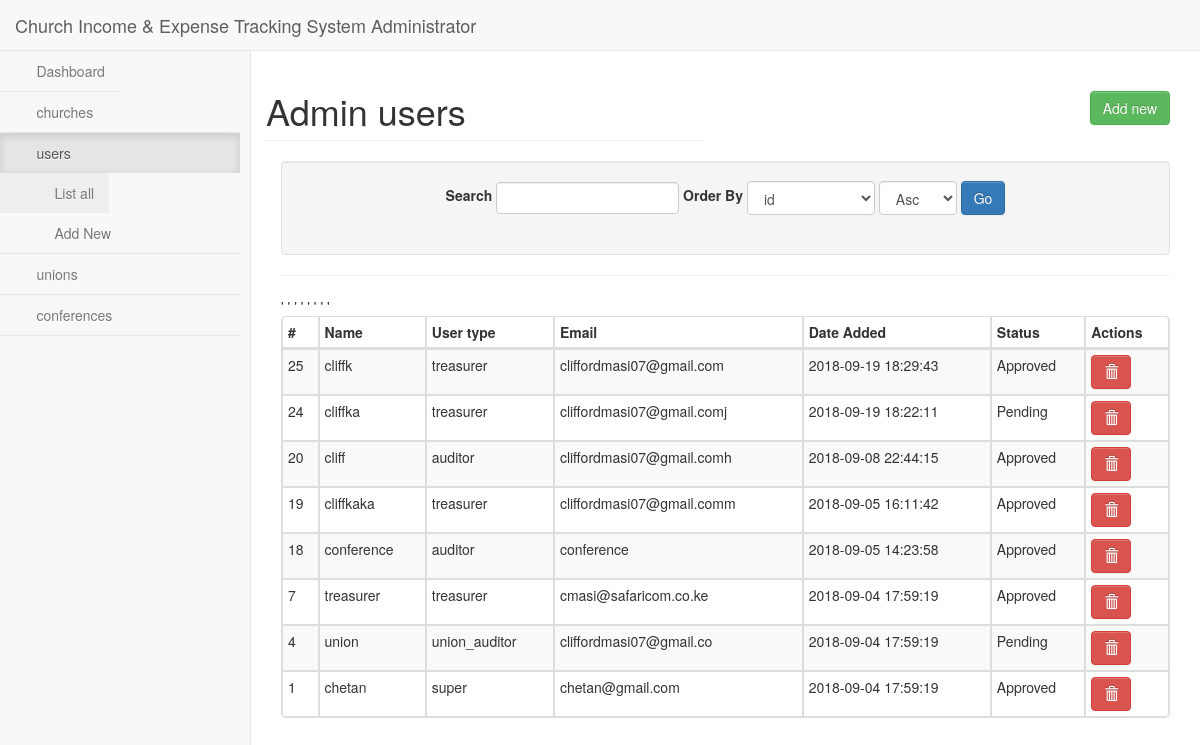
The page /coreadmin/admin_users.php (signed in) on the database its author committed.
### tables this page shows
CREATE TABLE `users` (
  `id` int(25) NOT NULL AUTO_INCREMENT,
  `user_name` varchar(20) NOT NULL,
  `passwd` varchar(50) NOT NULL,
  `user_type` varchar(20) NOT NULL,
  `email` varchar(100) NOT NULL,
  `status` enum('Approved','Pending') NOT NULL DEFAULT 'Pending',
  `date_created` timestamp NOT NULL DEFAULT CURRENT_TIMESTAMP,
  PRIMARY KEY (`id`),
  UNIQUE KEY `user_name` (`user_name`),
  UNIQUE KEY `email` (`email`)
);

### coreadmin/lib/MysqliDb.php (called while the page is built, shortened)
<?php
class MysqliDb
{
    public static $prefix = '';
    protected $_mysqli;
    protected $_query;
    protected $_queryOptions = array();
    protected $_orderBy = array();
    protected $_groupBy = array();
    protected $host;
    protected $username;
    protected $password;
    protected $db;
    protected $port;
    protected $charset;
    public $returnType = 'array';
    protected $_nestJoin = false;
    private $_tableName = '';
    protected $_mapKey = null;
    public $pageLimit = 20;
    public function __construct($host = null, $username = null, $password = null, $db = null, $port = null, $charset = 'utf8')
    {
        $isSubQuery = false;
        if (is_object($host)) {
            $this->_mysqli = $host;
        } else {
            $this->host = $host;
        }
        $this->username = $username;
        $this->password = $password;
        $this->db = $db;
        $this->port = $port;
        $this->charset = $charset;
    }
    public function connect()
    {
        $this->_mysqli = new mysqli($this->host, $this->username, $this->password, $this->db, $this->port);
        if ($this->charset) {
            $this->_mysqli->set_charset($this->charset);
        }
    }
    public function mysqli()
    {
        return $this->_mysqli;
    }
    protected function reset()
    {
        $this->_orderBy = array();
        $this->_groupBy = array();
        $this->_query = null;
        $this->_queryOptions = array();
        $this->returnType = 'array';
        $this->_nestJoin = false;
        $this->_tableName = '';
        $this->_mapKey = null;
    }
    public function arrayBuilder()
    {
        $this->returnType = 'array';
        return $this;
    }
    public function setQueryOption($options)
    {
        $allowedOptions = Array('ALL', 'DISTINCT', 'DISTINCTROW', 'HIGH_PRIORITY', 'STRAIGHT_JOIN', 'SQL_SMALL_RESULT',
            'SQL_BIG_RESULT', 'SQL_BUFFER_RESULT', 'SQL_CACHE', 'SQL_NO_CACHE', 'SQL_CALC_FOUND_ROWS',
            'LOW_PRIORITY', 'IGNORE', 'QUICK', 'MYSQLI_NESTJOIN', 'FOR UPDATE', 'LOCK IN SHARE MODE');
        if (!is_array($options)) {
            $options = Array($options);
        }
        foreach ($options as $option) {
            $option = strtoupper($option);
            if ($option == 'MYSQLI_NESTJOIN') {
                $this->_nestJoin = true;
            } elseif ($option == 'FOR UPDATE') {
                $this->_forUpdate = true;
            } elseif ($option == 'LOCK IN SHARE MODE') {
                $this->_lockInShareMode = true;
            } else {
                $this->_queryOptions[] = $option;
            }
        }
        return $this;
    }
    public function withTotalCount()
    {
        return $this;
    }
    public function get($tableName, $numRows = null, $columns = '*')
    {
        $column = is_array($columns) ? implode(', ', $columns) : $columns;
        if (strpos($tableName, '.') === false) {
            $this->_tableName = self::$prefix . $tableName;
        } else {
            $this->_tableName = $tableName;
        }
        $this->_query = 'SELECT ' . implode(' ', $this->_queryOptions) . ' ' .
            $column . " FROM " . $this->_tableName;
        $stmt = $this->_buildQuery($numRows);
        $stmt->execute();
        $res = $this->_dynamicBindResults($stmt);
        return $res;
    }
    public function orderBy($orderByField, $orderbyDirection = "DESC", $customFields = null)
    {
        $orderbyDirection = strtoupper(trim($orderbyDirection));
        $orderByField = preg_replace("/[^-a-z0-9\.\(\),_`\*\'\"]+/i", '', $orderByField);
        $orderByField = preg_replace('/(\`)([`a-zA-Z0-9_]*\.)/', '\1' . self::$prefix . '\2', $orderByField);
        $this->_orderBy[$orderByField] = $orderbyDirection;
        return $this;
    }
    protected function _buildQuery($numRows = null, $tableData = null)
    {
        $stmt = $this->_prepareQuery();
        return $stmt;
    }
    protected function _dynamicBindResults(mysqli_stmt $stmt)
    {
        $parameters = array();
        $results = array();
        $mysqlLongType = 252;
        $shouldStoreResult = false;
        $meta = $stmt->result_metadata();
        $row = array();
        while ($field = $meta->fetch_field()) {
            if ($this->_nestJoin && $field->table != $this->_tableName) {
                $field->table = substr($field->table, strlen(self::$prefix));
                $row[$field->table][$field->name] = null;
                $parameters[] = & $row[$field->table][$field->name];
            } else {
                $row[$field->name] = null;
                $parameters[] = & $row[$field->name];
            }
        }
        call_user_func_array(array($stmt, 'bind_result'), $parameters);
        while ($stmt->fetch()) {
            if ($this->returnType == 'object') {
                $result = new stdClass ();
                foreach ($row as $key => $val) {
                    if (is_array($val)) {
                        $result->$key = new stdClass ();
                        foreach ($val as $k => $v) {
                            $result->$key->$k = $v;
                        }
                    } else {
                        $result->$key = $val;
                    }
                }
            } else {
                $result = array();
                foreach ($row as $key => $val) {
                    if (is_array($val)) {
                        foreach ($val as $k => $v) {
                            $result[$key][$k] = $v;
                        }
                    } else {
                        $result[$key] = $val;
                    }
                }
            }
            if ($this->_mapKey) {
                $results[$row[$this->_mapKey]] = count($row) > 2 ? $result : end($result);
            } else {
                array_push($results, $result);
            }
        }
        if (in_array('SQL_CALC_FOUND_ROWS', $this->_queryOptions)) {
            $stmt = $this->mysqli()->query('SELECT FOUND_ROWS()');
            $totalCount = $stmt->fetch_row();
            $this->totalCount = $totalCount[0];
        }
        return $results;
    }
    protected function _buildCondition($operator, &$conditions)
    {
        if (empty($conditions)) {
            return;
        }
        $this->_query .= ' ' . $operator;
    }
    protected function _buildGroupBy()
    {
        if (empty($this->_groupBy)) {
            return;
        }
        $this->_query .= " GROUP BY ";
        $this->_query = rtrim($this->_query, ', ') . " ";
    }
    protected function _buildOrderBy()
    {
        $this->_query .= " ORDER BY ";
        foreach ($this->_orderBy as $prop => $value) {
            if (strtolower(str_replace(" ", "", $prop)) == 'rand()') {
                $this->_query .= "rand(), ";
            } else {
                $this->_query .= $prop . " " . $value . ", ";
            }
        }
        $this->_query = rtrim($this->_query, ', ') . " ";
    }
    protected function _buildLimit($numRows)
    {
        if (is_array($numRows)) {
            $this->_query .= ' LIMIT ' . (int) $numRows[0] . ', ' . (int) $numRows[1];
        } else {
            $this->_query .= ' LIMIT ' . (int) $numRows;
        }
    }
    protected function _prepareQuery()
    {
        if (!$stmt = $this->mysqli()->prepare($this->_query)) {
            $msg = $this->mysqli()->error . " query: " . $this->_query;
            $num = $this->mysqli()->errno;
            $this->reset();
            throw new Exception($msg, $num);
        }
        return $stmt;
    }
    protected function replacePlaceHolders($str, $vals)
    {
        $newStr = "";
        $newStr .= $str;
        return $newStr;
    }
    public function paginate ($table, $page, $fields = null) {
        $offset = $this->pageLimit * ($page - 1);
        $res = $this->withTotalCount()->get ($table, Array ($offset, $this->pageLimit), $fields);
        return $res;
    }
}

### coreadmin/config/config.php (called while the page is built, shortened)
<?php
require_once BASE_PATH.'/lib/MysqliDb.php';
function getDbInstance()
{
	return new MysqliDb(DB_HOST,DB_USER,DB_PASSWORD,DB_NAME);
}

### coreadmin/admin_users.php (the view, shortened to what this page needs)
<?php
require_once './config/config.php';
$search_string = filter_input(INPUT_GET, 'search_string');
$filter_col = filter_input(INPUT_GET, 'filter_col');
$order_by = filter_input(INPUT_GET, 'order_by');
$page = filter_input(INPUT_GET, 'page');
$pagelimit = 10;
if ($page == "") {
    $page = 1;
}
if ($filter_col == "") {
    $filter_col = "id";
}
if ($order_by == "") {
    $order_by = "desc";
}
$db = getDbInstance();
$select = array('u.user_name','u.id','u.user_type','u.email','u.status',"date_created");
if ($order_by) {
    $db->orderBy($filter_col, $order_by);
}
$db->pageLimit = $pagelimit;
$user = $db->arraybuilder()->paginate("users u", $page, $select);
foreach ($user as $value) {
    foreach ($value as $col_name => $col_value) {
        $filter_options[$col_name] = $col_name;
    }
    break;
}
?>
<?php include_once './includes/header.php'; ?>
<div id="page-wrapper">
<div class="row">
     <div class="col-lg-6">
            <h1 class="page-header">Admin users</h1>
        </div>
        <div class="col-lg-6" style="">
            <div class="page-action-links text-right">
            <a href="add_admin.php"> <button class="btn btn-success">Add new</button></a>
            </div>
        </div>
</div>
    <div class="well text-center filter-form">
        <form class="form form-inline" action="">
            <label for="input_search" >Search</label>
            <input style="height:32px" type="text" class="form-control" id="input_search"  name="search_string" value="<?php echo $search_string; ?>">
            <label for ="input_order">Order By</label>
            <select name="filter_col" class="form-control">
                <?php
                foreach ($filter_options as $option) {
                    ($filter_col === $option) ? $selected = "selected" : $selected = "";
                    echo ' <option value="' . $option . '" ' . $selected . '>' . $option . '</option>';
                }
                ?>
            </select>
            <select name="order_by" class="form-control" id="input_order">
                <option value="Asc" <?php
                if ($order_by == 'Asc') {
                    echo "selected";
                }
                ?> >Asc</option>
            </select>
            <input type="submit" value="Go" class="btn btn-primary">
        </form>
    </div>
    <hr>
    <table class="table table-striped table-bordered table-condensed">
        <thead>
            <tr>
                <th class="header">#</th>
                <th>Name</th>
                <th>User type</th>
                <th>Email</th>
                <th>Date Added</th>
                <th>Status</th>
                <th>Actions</th>
            </tr>
        </thead>
        <tbody id="user_data">
              <?php foreach ($user as $row) : ?>
                  <tr>
                    <td><?php echo $row['id']; ?></td>
                    <td data-name="user_name" class="user_name" data-type="text" data-pk="<?php echo $row['id'] ?>"><?php echo $row['user_name'] ?></td>
                    <td data-name="user_type" class="user_type" id="user_type" data-type="select" data-pk="<?php echo $row['id'] ?>"><?php echo htmlspecialchars($row['user_type']) ?></td>'
                    <td data-name="email" id="email" class="email" data-type="text" data-pk="<?php echo $row['id'] ?>"><?php echo htmlspecialchars($row['email']) ?></td>
                    <td data-name="date" class="date" data-type="date" data-pk="<?php echo $row['id'] ?>"><?php echo htmlspecialchars($row['date_created']); ?></td>
                    <td data-name="status" id="status" class="status"  data-type="select" data-pk="<?php echo $row['id'] ?>"><?php echo htmlspecialchars($row['status']) ?></td>
                       <td>
          <a href=""  class="btn btn-danger delete delete_btn" name="delete" id="<?php echo $row['id'] ?>" style="margin-right: 8px;"><span class="glyphicon glyphicon-trash"></span></td>
          </tr>
             <?php endforeach; ?>
          </tbody>
    </table>
</div>
<?php include_once './includes/footer.php'; ?>

### coreadmin/css/sb-admin-2.css (style rules this page uses)
body { background-color: #f8f8f8; }
#page-wrapper { padding: 0 15px; min-height: 568px; background-color: white; }
@media (min-width: 768px) { #page-wrapper { position: inherit; margin: 0 0 0 250px; padding: 0 30px; border-left: 1px solid #e7e7e7; } }
.page-action-links { margin:40px 0px 20px 0px; }

### rows shown on the page
users: id "25", user_name "cliffk", user_type "treasurer", email "cliffordmasi07@gmail.com", date_created "2018-09-19 18:29:43", status "Approved"
users: id "24", user_name "cliffka", user_type "treasurer", email "cliffordmasi07@gmail.comj", date_created "2018-09-19 18:22:11", status "Pending"
users: id "20", user_name "cliff", user_type "auditor", email "cliffordmasi07@gmail.comh", date_created "2018-09-08 22:44:15", status "Approved"
users: id "19", user_name "cliffkaka", user_type "treasurer", email "cliffordmasi07@gmail.comm", date_created "2018-09-05 16:11:42", status "Approved"
users: id "18", user_name "conference", user_type "auditor", email "conference", date_created "2018-09-05 14:23:58", status "Approved"
users: id "7", user_name "treasurer", user_type "treasurer", email "cmasi@safaricom.co.ke", date_created "2018-09-04 17:59:19", status "Approved"
users: id "4", user_name "union", user_type "union_auditor", email "cliffordmasi07@gmail.co", date_created "2018-09-04 17:59:19", status "Pending"
users: id "1", user_name "chetan", user_type "super", email "chetan@gmail.com", date_created "2018-09-04 17:59:19", status "Approved"

### other values the page prints
form field filter_col "id"
